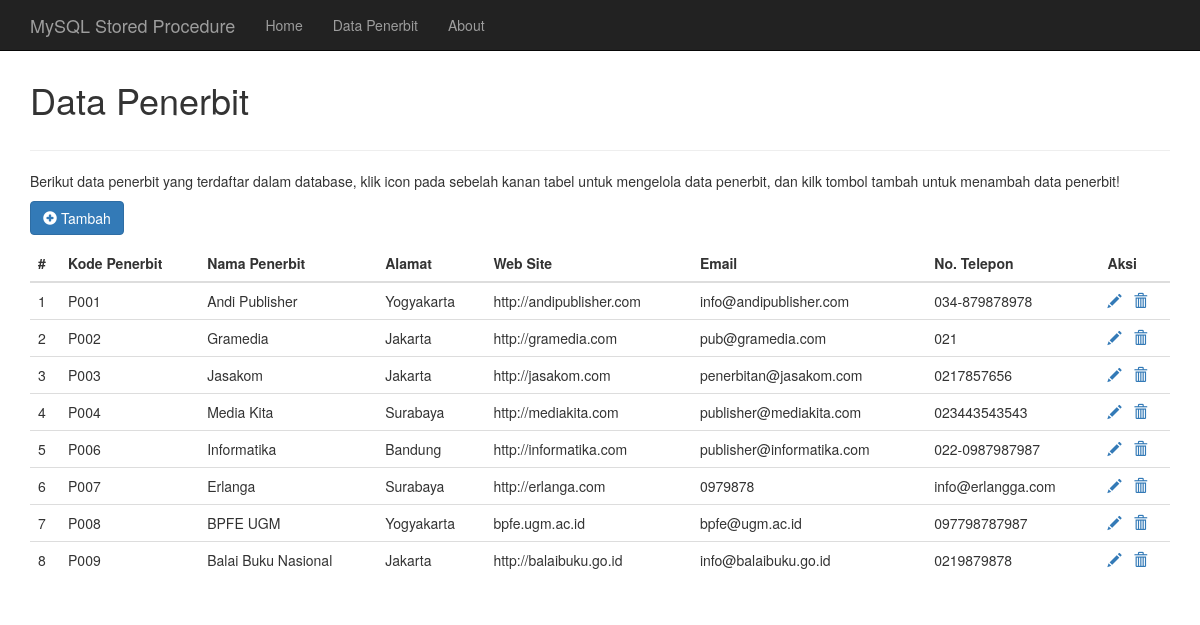
The page /index.php/penerbit/tampil on the database its author committed.
### tables this page shows
CREATE TABLE IF NOT EXISTS `tbl_penerbit` (
  `kode_penerbit` char(4) NOT NULL,
  `nama_penerbit` varchar(150) NOT NULL,
  `kota_penerbit` varchar(100) NOT NULL,
  `email_penerbit` varchar(200) NOT NULL,
  `website_penerbit` varchar(200) NOT NULL,
  `telepon_penerbit` varchar(20) NOT NULL,
  PRIMARY KEY (`kode_penerbit`)
);

### index.php (called while the page is built, shortened)
<?php
require_once BASEPATH.'core/CodeIgniter.php';

### application/models/M_penerbit.php (called while the page is built, shortened)
<?php
class M_penerbit extends CI_Model {
	public function tampil(){
		$sql_query=$this->db->query("call tampil_penerbit()");
	    mysqli_next_result( $this->db->conn_id);
            if($sql_query->num_rows()>0){
                return $sql_query->result_array();
            }
	}
}

### application/views/v_data_penerbit.php (the view)
<p>
<a href="<?php echo base_url();?>index.php/penerbit/form" class="btn btn-primary"><span class="glyphicon glyphicon-plus-sign"></span> Tambah</a>
</p>
<table class="table">
<thead>
	<tr>
		<th>#</th>
		<th>Kode Penerbit</th>
		<th>Nama Penerbit</th>
		<th>Alamat</th>
		<th>Web Site</th>
		<th>Email</th>
		<th>No. Telepon</th>
		<th>Aksi</th>
	</tr>
</thead>
<tbody>
<?php
if(isset($list_penerbit)){
	$no=null;
	foreach($list_penerbit as $row){
	$no++;
	echo'<tr>
	<td>'.$no.'</td>
	<td>'.$row['kode_penerbit'].'</td>
	<td>'.$row['nama_penerbit'].'</td>
	<td>'.$row['kota_penerbit'].'</td>
	<td>'.$row['website_penerbit'].'</td>
	<td>'.$row['email_penerbit'].'</td>
	<td>'.$row['telepon_penerbit'].'</td>
	<td>
		<a href="'.base_url().'index.php/penerbit/form/'.$row['kode_penerbit'].'">
		<span class="glyphicon glyphicon-pencil" title="Edit"></span></a>
		&nbsp;
		<a OnClick="javascript:return(window.confirm(\'Anda yakin akan menghapus data ??\')) " href="'.base_url().'index.php/penerbit/hapus/'.$row['kode_penerbit'].'">
		<span class="glyphicon glyphicon-trash" title="Hapus"></span></a>
	</td>
	</tr>';
	}
}
?>
</tbody>
</table>

### application/controllers/Penerbit.php (shortened to what this page needs)
<?php
class Penerbit extends CI_Controller {
	public function __construct(){
	$this->load->model('M_penerbit','',TRUE);
	}
	public function tampil(){
		$data['title']='Contoh Penerapan MySQL Stored Procedure di Codeigniter';
		$data['header']='<h1>Data Penerbit</h1>';
		$data['konten']='<p>Berikut data penerbit yang terdaftar dalam database, klik icon pada sebelah kanan tabel untuk mengelola data penerbit, dan kilk tombol tambah untuk menambah data penerbit!</p>';
		$data['page']='v_data_penerbit';
		$data['list_penerbit']=$this->M_penerbit->tampil();
		$this->load->view('v_dashboard',$data);
	}
}

### application/views/v_dashboard.php (shortened to what this page needs)
<!DOCTYPE html>
<html lang="en">
<head>
<link href="<?php echo base_url();?>assets/css/bootstrap.min.css" rel="stylesheet">
</head>
<body>
<nav class="navbar navbar-fixed-top navbar-inverse">
	<div class="container">
			<div class="navbar-header">
				<a href="#" class="navbar-brand">MySQL Stored Procedure</a>
			</div>
			<div id="navbar" class="collapse navbar-collapse">
				<ul class="nav navbar-nav">
				<li><a href="<?php echo base_url();?>index.php/penerbit">Home</a></li>
				<li><a href="<?php echo base_url();?>index.php/penerbit/tampil">Data Penerbit</a></li>
				<li><a href="<?php echo base_url();?>index.php/about">About</a></li>
				</ul>
			</div>
		</div>
</nav>
<div class="container">
	<div class="page-header">
	<?php echo $header;?>
	</div>
	<?php
	if(isset($page)){
	echo $konten;
	$this->load->view($page);
	}	else {
	echo $konten;
	}
	?>
</div>
</body>
</html>

### application/views/v_dashboard.php (style rules this page uses)
.page-header { padding-top: 20px; padding-bottom: 20px; }

### rows shown on the page
tbl_penerbit: kode_penerbit "P001", nama_penerbit "Andi Publisher", kota_penerbit "Yogyakarta", website_penerbit "http://andipublisher.com", email_penerbit "info@andipublisher.com", telepon_penerbit "034-879878978"
tbl_penerbit: kode_penerbit "P002", nama_penerbit "Gramedia", kota_penerbit "Jakarta", website_penerbit "http://gramedia.com", email_penerbit "pub@gramedia.com", telepon_penerbit "021"
tbl_penerbit: kode_penerbit "P003", nama_penerbit "Jasakom", kota_penerbit "Jakarta", website_penerbit "http://jasakom.com", email_penerbit "penerbitan@jasakom.com", telepon_penerbit "0217857656"
tbl_penerbit: kode_penerbit "P004", nama_penerbit "Media Kita", kota_penerbit "Surabaya", website_penerbit "http://mediakita.com", email_penerbit "publisher@mediakita.com", telepon_penerbit "023443543543"
tbl_penerbit: kode_penerbit "P006", nama_penerbit "Informatika", kota_penerbit "Bandung", website_penerbit "http://informatika.com", email_penerbit "publisher@informatika.com", telepon_penerbit "022-0987987987"
tbl_penerbit: kode_penerbit "P007", nama_penerbit "Erlanga", kota_penerbit "Surabaya", website_penerbit "http://erlanga.com", email_penerbit "0979878", telepon_penerbit "info@erlangga.com"
tbl_penerbit: kode_penerbit "P008", nama_penerbit "BPFE UGM", kota_penerbit "Yogyakarta", website_penerbit "bpfe.ugm.ac.id", email_penerbit "bpfe@ugm.ac.id", telepon_penerbit "097798787987"
tbl_penerbit: kode_penerbit "P009", nama_penerbit "Balai Buku Nasional", kota_penerbit "Jakarta", website_penerbit "http://balaibuku.go.id", email_penerbit "info@balaibuku.go.id", telepon_penerbit "0219879878"
